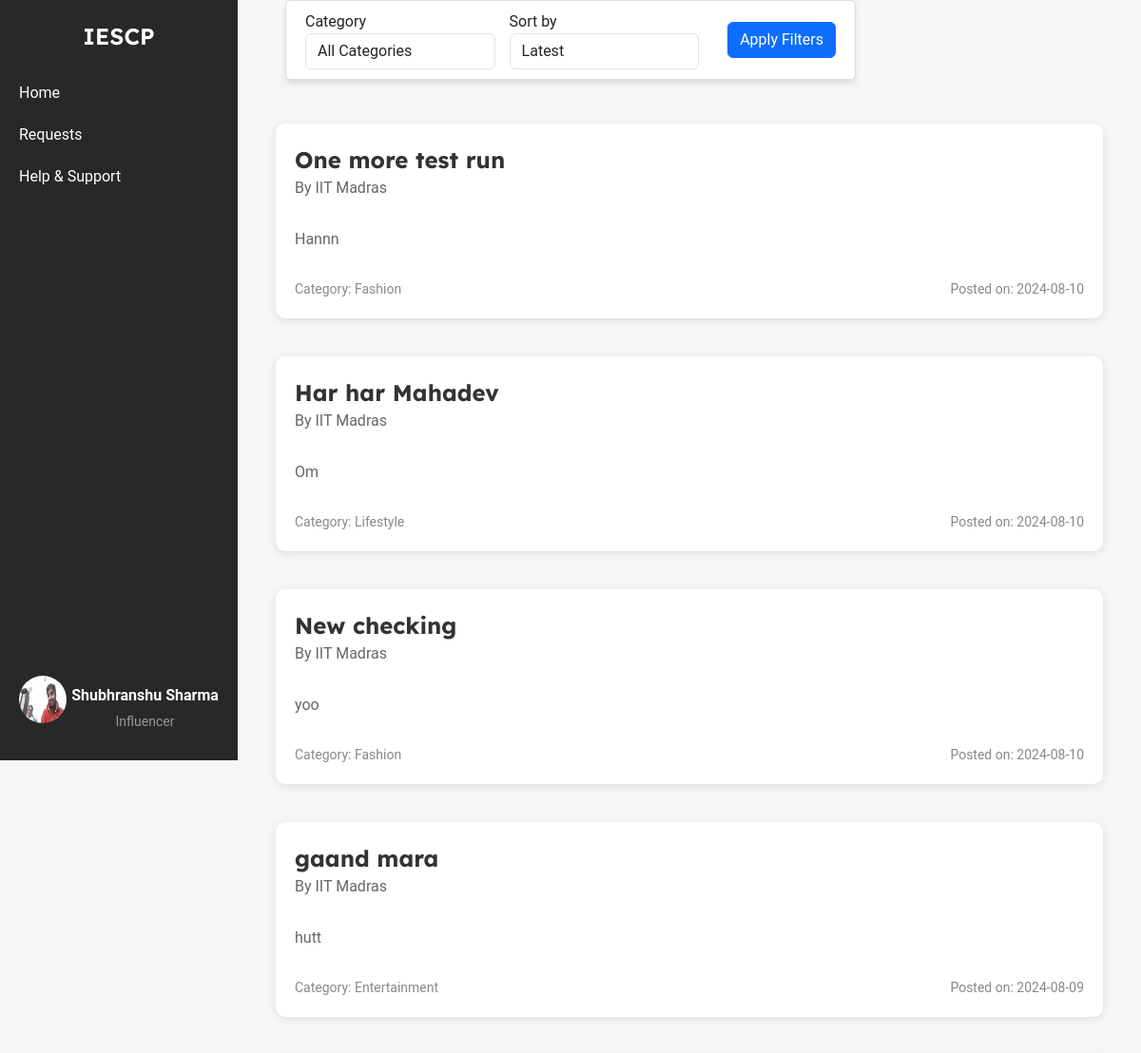
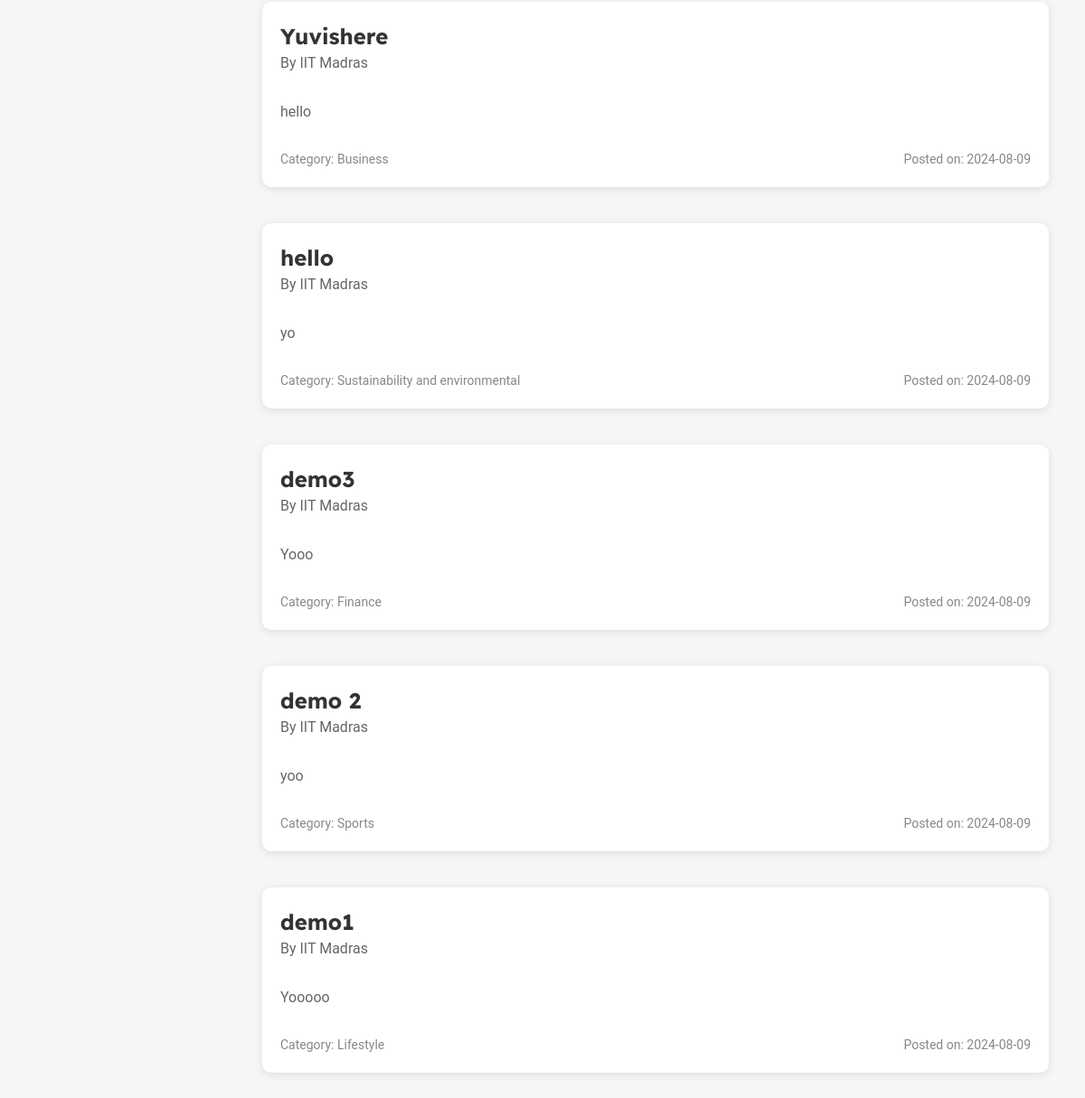
The app's page /influencer/home (signed in), older data (2 pictures, top to bottom).
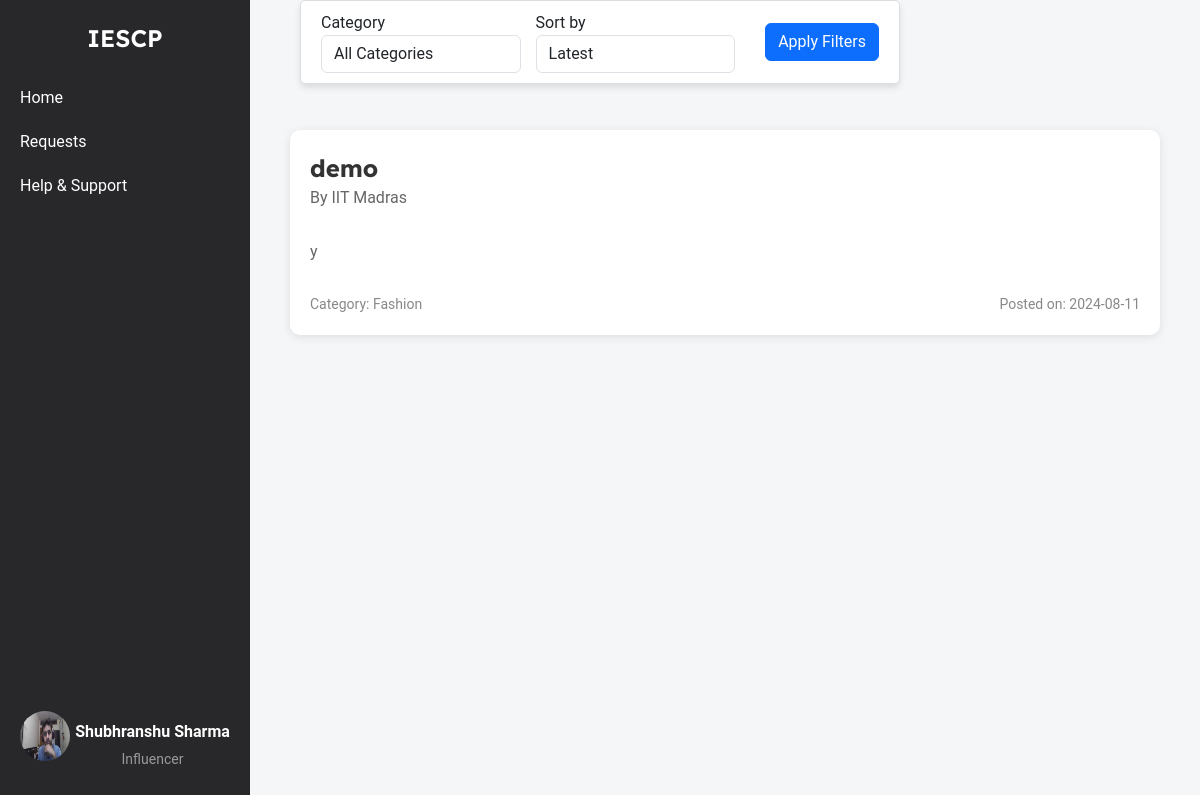
The same page, newer data.
### models.py (models this page shows, shortened)
class Influencer(db.Model):
    __tablename__ = 'influencers'
    id = db.Column(db.Integer, primary_key=True)
    name = db.Column(db.String(255), nullable=False)
    username = db.Column(db.String(255), unique=True, nullable=False)
    email = db.Column(db.String(255), unique=True, nullable=False)
    password_hash = db.Column(db.String(255), nullable=False)
    category = db.Column(db.String(255), nullable=False)
    interest = db.Column(db.String(255), nullable=False)
    reach = db.Column(db.Integer, nullable=False)
    social_media_links = db.Column(db.String(255), nullable=False)
    bio = db.Column(db.String(255), nullable=False)
    profile_picture = db.Column(db.String(255), nullable=False)
    campaigns = db.relationship('Campaign', secondary=influencer_campaign_association, back_populates='influencers')

class Campaign(db.Model):
    __tablename__ = 'campaign'
    id = db.Column(db.Integer, primary_key=True)
    title = db.Column(db.String(200), nullable=False)
    description = db.Column(db.Text, nullable=False)
    budget = db.Column(db.Float, nullable=False)
    start_date = db.Column(db.Date, nullable=False)
    end_date = db.Column(db.Date, nullable=False)
    company_id = db.Column(db.Integer, db.ForeignKey('company.id'), nullable=False)
    status = db.Column(db.String(50), nullable=False, default='pending')
    category = db.Column(db.String(255), nullable=False)
    created_at = db.Column(db.DateTime, nullable=False, default=datetime.utcnow)
    visibility = db.Column(db.String(50), nullable=False, default='public')
    influencers = db.relationship('Influencer', secondary=influencer_campaign_association, back_populates='campaigns')

class Company(db.Model):
    __tablename__ = 'company'
    id = db.Column(db.Integer, primary_key=True)
    company_name = db.Column(db.String(100), nullable=False)
    username = db.Column(db.String(50), unique=True, nullable=False)
    email = db.Column(db.String(120), unique=True, nullable=False)
    password_hash = db.Column(db.String(128), nullable=False)
    phone_number = db.Column(db.String(20), nullable=False)
    address = db.Column(db.String(200), nullable=False)
    industry = db.Column(db.String(100), nullable=False)
    other_industry = db.Column(db.String(100), nullable=True)
    website = db.Column(db.String(200), nullable=False)
    description = db.Column(db.Text, nullable=False)
    social_media_link = db.Column(db.String(200), nullable=False)
    logo = db.Column(db.String(200), nullable=False)
    campaigns = db.relationship('Campaign', backref='company', lazy=True)

### influencer_routes.py (the view)
@app.route('/influencer/home', methods=['GET'])
@influencer_auth_required
def influencer_home():
    user = Influencer.query.get(session['influencer_id'])
    selected_category = request.args.get('category', '')
    selected_sort = request.args.get('sort', 'latest')
    campaigns_query = Campaign.query.filter_by(visibility='public')  # Only public campaigns
    if selected_category:
        campaigns_query = campaigns_query.filter_by(category=selected_category)
    if selected_sort == 'oldest':
        campaigns = campaigns_query.order_by(Campaign.created_at.asc()).all()  # Fixed the variable name here
    else:
        campaigns = campaigns_query.order_by(Campaign.created_at.desc()).all()  # Fixed the variable name here
    categories = [
        "Fashion",
        "Beauty",
        "Fitness and health",
        "Travel",
        "Food and beverage",
        "Lifestyle",
        "Finance",
        "Automotive",
        "Entertainment",
        "Education",
        "Business",
        "Art and design",
        "Sports",
        "Sustainability and environmental",
        "Politics and social issues"
    ]
    return render_template('influencer_home.html', campaigns=campaigns, categories=categories, selected_category=selected_category, selected_sort=selected_sort, user=user)

### influencer_routes.py (called while the page is built)
def influencer_auth_required(func):
    @wraps(func)
    def func2(*args, **kwargs):
        if 'influencer_id' in session:
            return func(*args, **kwargs)
        else:
            flash("Please login first")
            return redirect(url_for('influencer_login'))
    return func2

### templates/influencer_home.html (shortened to what this page needs)
{% extends 'layout.html' %}
{% block content %}
    <div class="container-box">
        <div class="sidebar">
            <div class="logo">IESCP</div>
            <ul>
                <li><a href="{{url_for('influencer_home')}}">Home</a></li>
                <li><a href="{{url_for('influencer_requests')}}">Requests</a></li>
                <li><a href="#">Help & Support</a></li>
            </ul>
            <div class="profile">
                <a href="{{url_for('influencer_dashboard')}}">
                    <img src="{{ url_for('static', filename='profile_upload/influencer/' + user.username + '/' + user.profile_picture) }}" alt="Profile Picture">
                    <div class="profile-name-category">
                        <span class="name">{{user.name}}</span>
                        <span class="category">Influencer</span>
                    </div>
                </a>
            </div>
        </div>
        <div class="content">
            <div class="filter-container">
                <form method="GET" action="" class="form-inline">
                    <div class="form-group">
                        <label for="category" class="mr-2">Category</label>
                        <select name="category" id="category" class="form-control">
                            <option value="">All Categories</option>
                        </select>
                    </div>
                    <div class="form-group">
                        <label for="sort" class="mr-2">Sort by</label>
                        <select name="sort" id="sort" class="form-control">
                            <option value="latest" {% if selected_sort == 'latest' %}selected{% endif %}>Latest</option>
                        </select>
                    </div>
                    <button type="submit" class="btn btn-primary">Apply Filters</button>
                </form>
            </div>
            <div class="campaign-list">
                {% for campaign in campaigns %}
                    <div class="campaign">
                        <div class="campaign-main-details">
                            <div class="campaign-title">
                                <a href="{{ url_for('campaign_detail', campaign_id=campaign.id) }}">{{ campaign.title }}</a>
                                <p>By {{ campaign.company.company_name }}</p>
                            </div>
                        </div>
                        <div class="campaign-details">
                            <p>{{ campaign.description }}</p>
                        </div>
                        <div class="campaign-meta">
                            <span>Category: {{ campaign.category }}</span>
                            <span>Posted on: {{ campaign.created_at.strftime('%Y-%m-%d') }}</span>
                        </div>
                    </div>
                {% endfor %}
            </div>
        </div>
    </div>
{% endblock %}

Row changes from the older to the newer data that the page shows:
removed Campaign: title "One more test run", company.company_name "IIT Madras", description "Hannn", category "Fashion", created_at "2024-08-10"
removed Campaign: title "Har har Mahadev", company.company_name "IIT Madras", description "Om", category "Lifestyle", created_at "2024-08-10"
removed Campaign: title "New checking", company.company_name "IIT Madras", description "yoo", category "Fashion", created_at "2024-08-10"
removed Campaign: title "gaand mara", company.company_name "IIT Madras", description "hutt", category "Entertainment", created_at "2024-08-09"
removed Campaign: title "Yuvishere", company.company_name "IIT Madras", description "hello", category "Business", created_at "2024-08-09"
removed Campaign: title "hello", company.company_name "IIT Madras", description "yo", category "Sustainability and environmental", created_at "2024-08-09"
removed Campaign: title "demo3", company.company_name "IIT Madras", description "Yooo", category "Finance", created_at "2024-08-09"
removed Campaign: title "demo 2", company.company_name "IIT Madras", description "yoo", category "Sports", created_at "2024-08-09"
changed Influencer "Shubhranshu Sharma": username+profile_picture: a different picture
changed Campaign "IIT Madras": title "demo1" → "demo"; description "Yooooo" → "y"; category "Lifestyle" → "Fashion"; created_at "2024-08-09" → "2024-08-11"
